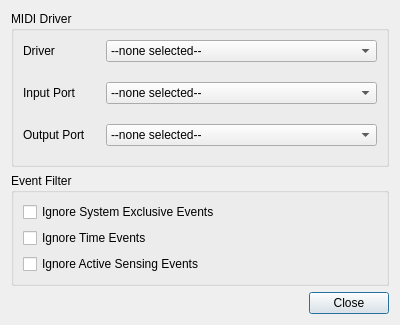
<?xml version="1.0" encoding="UTF-8"?>
<ui version="4.0">
 <class>Dialog</class>
 <widget class="QDialog" name="Dialog">
  <property name="windowModality">
   <enum>Qt::ApplicationModal</enum>
  </property>
  <property name="geometry">
   <rect>
    <x>0</x>
    <y>0</y>
    <width>400</width>
    <height>325</height>
   </rect>
  </property>
  <property name="windowTitle">
   <string>Configure</string>
  </property>
  <property name="windowIcon">
   <iconset resource="resources.qrc">
    <normaloff>:/dmmsnoop/images/16x16/configure.png</normaloff>:/dmmsnoop/images/16x16/configure.png</iconset>
  </property>
  <layout class="QVBoxLayout" stretch="1,0,0">
   <item>
    <widget class="QGroupBox" name="groupBox_2">
     <property name="title">
      <string>MIDI Driver</string>
     </property>
     <layout class="QVBoxLayout" name="verticalLayout_2" stretch="0">
      <property name="spacing">
       <number>20</number>
      </property>
      <item>
       <layout class="QFormLayout" name="formLayout_2">
        <item row="0" column="0">
         <widget class="QLabel" name="label_2">
          <property name="text">
           <string>Driver</string>
          </property>
         </widget>
        </item>
        <item row="0" column="1">
         <widget class="QComboBox" name="driver">
          <item>
           <property name="text">
            <string>--none selected--</string>
           </property>
          </item>
         </widget>
        </item>
        <item row="1" column="0">
         <widget class="QLabel" name="label_3">
          <property name="text">
           <string>Input Port</string>
          </property>
         </widget>
        </item>
        <item row="1" column="1">
         <widget class="QComboBox" name="inputPort">
          <item>
           <property name="text">
            <string>--none selected--</string>
           </property>
          </item>
         </widget>
        </item>
        <item row="2" column="0">
         <widget class="QLabel" name="label_4">
          <property name="text">
           <string>Output Port</string>
          </property>
         </widget>
        </item>
        <item row="2" column="1">
         <widget class="QComboBox" name="outputPort">
          <item>
           <property name="text">
            <string>--none selected--</string>
           </property>
          </item>
         </widget>
        </item>
       </layout>
      </item>
     </layout>
    </widget>
   </item>
   <item>
    <widget class="QGroupBox" name="groupBox">
     <property name="title">
      <string>Event Filter</string>
     </property>
     <layout class="QVBoxLayout">
      <item>
       <widget class="QCheckBox" name="ignoreSystemExclusiveEvents">
        <property name="text">
         <string>Ignore System Exclusive Events</string>
        </property>
       </widget>
      </item>
      <item>
       <widget class="QCheckBox" name="ignoreTimeEvents">
        <property name="text">
         <string>Ignore Time Events</string>
        </property>
       </widget>
      </item>
      <item>
       <widget class="QCheckBox" name="ignoreActiveSensingEvents">
        <property name="text">
         <string>Ignore Active Sensing Events</string>
        </property>
       </widget>
      </item>
     </layout>
    </widget>
   </item>
   <item>
    <layout class="QHBoxLayout">
     <item>
      <spacer>
       <property name="orientation">
        <enum>Qt::Horizontal</enum>
       </property>
       <property name="sizeHint" stdset="0">
        <size>
         <width>0</width>
         <height>0</height>
        </size>
       </property>
      </spacer>
     </item>
     <item>
      <widget class="QPushButton" name="closeButton">
       <property name="text">
        <string>Close</string>
       </property>
       <property name="icon">
        <iconset resource="resources.qrc">
         <normaloff>:/dmmsnoop/images/16x16/close.png</normaloff>:/dmmsnoop/images/16x16/close.png</iconset>
       </property>
      </widget>
     </item>
    </layout>
   </item>
  </layout>
 </widget>
 <resources>
  <include location="resources.qrc"/>
 </resources>
 <connections/>
</ui>
